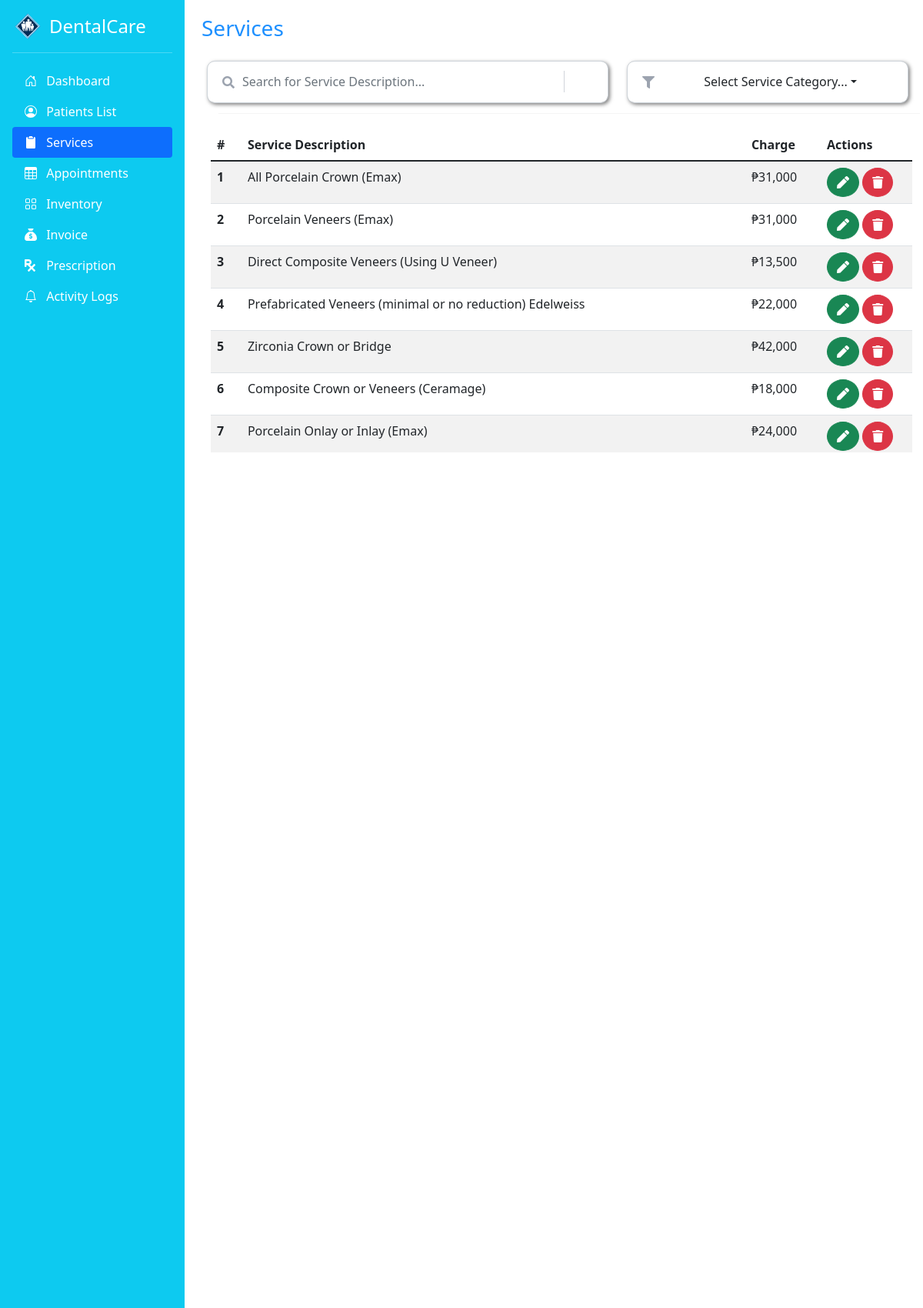
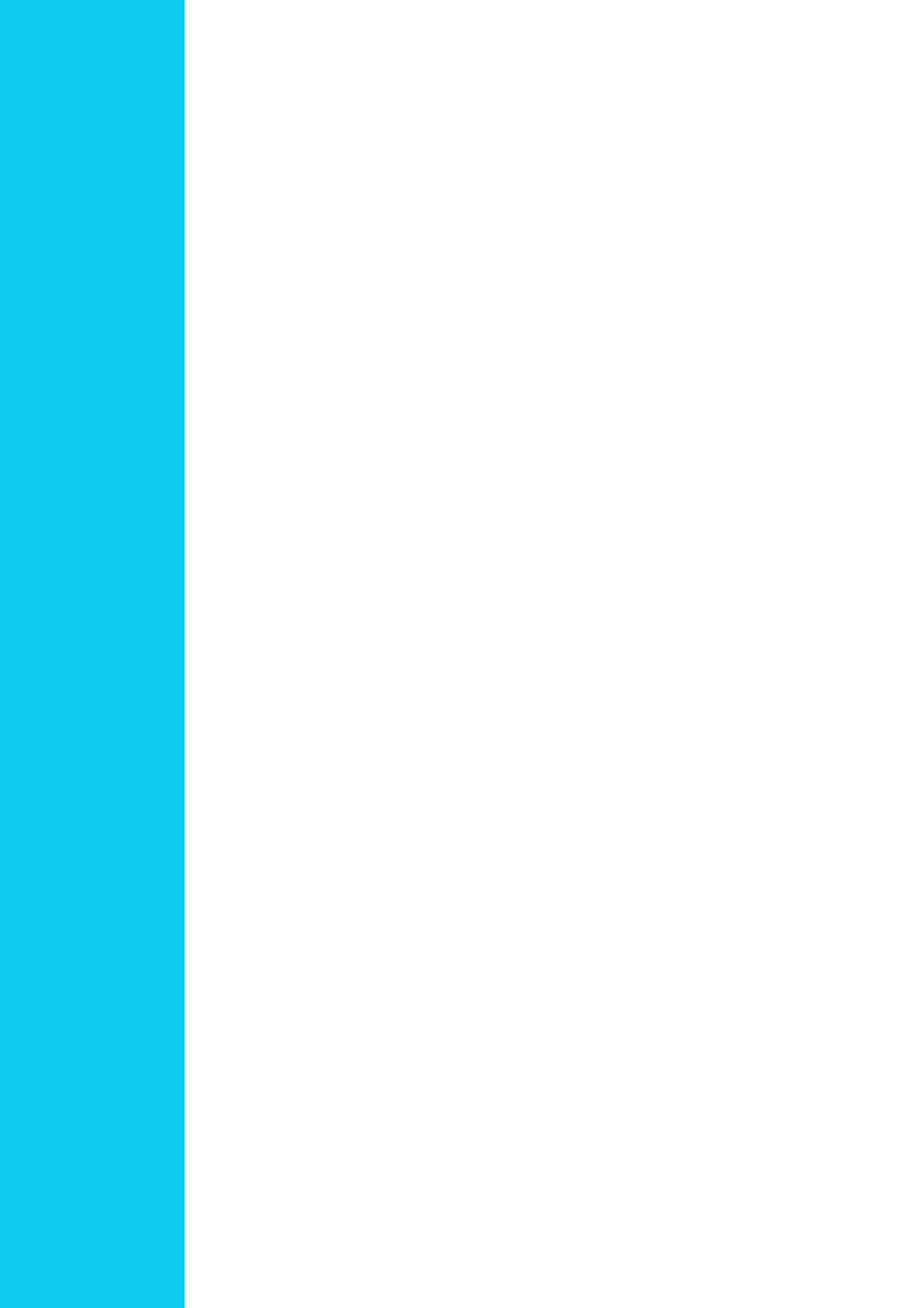
Screenshot of /admin/homepage.php?page=services (signed in, upper part) with the database file from the repository (2 pictures, top to bottom).
### tables this page shows
CREATE TABLE `tbl_services` (
  `Service_ID` int(11) NOT NULL,
  `Category` varchar(150) NOT NULL,
  `Service_Description` varchar(250) NOT NULL,
  `Charge` int(8) NOT NULL
);

### templates/services/index.php (the view, shortened to what this page needs)
<?php
    include("../server/db_connection.php");
    $sql = "select * from tbl_services";
    $result = mysqli_query($conn, $sql);
?>
<div class="container">
    <h3 style="color: dodgerblue">Services</h3>
    <div class="container">
      <div class="row">
        <div class="col-md-7">
            <div class="form"> <i class="fa fa-search fa-icon"></i> <input type="text" id="txtSearch" class="form-control form-input" placeholder="Search for Service Description..." autocomplete="off"> <span class="left-pan">Search</span> </div>
        </div>
        <div class="col-md-5">
            <div class="form">
                <div class="dropdown">
                    <p class="fa fa-icon">&#xf0b0</p>
                    <button class="form-control form-input dropdown-toggle" type="button" id="dropdownFilter" data-bs-toggle="dropdown" aria-expanded="false">Select Service Category...</button>
                </div>
            </div>
        </div>
      </div>
      <hr class="dropdown-divider">
    </div>
    <div id="data" class="container-fluid">
        <table id="tbl-patients" class="table table-striped table-fixed">
            <thead>
                <tr>
                <th scope="col">#</th>
                <th scope="col">Service Description</th>
                <th scope="col">Charge</th>
                <th scope="col">Actions</th>
                </tr>
            </thead>
            <tbody id="table_data">
                <?php
                if(mysqli_num_rows($result) > 0)
                {
                    $count = 1;
                    while ($service = mysqli_fetch_array($result))
                    {
                        ?>
                        <tr>
                            <th scope='row'><?php echo $count++; ?></th>
                            <td><?php echo $service["Service_Description"]; ?></td>
                            <td>₱<?php echo number_format($service["Charge"]); ?></td>
                            <td>
                                <a href='#' class='circle btn btn-success'  data-bs-toggle='modal' data-bs-target='#edit-service-modal' onclick='showEditDialog(<?php echo $service["Service_ID"]; ?>)'><i class="fa fa-pen"></i></a>
                                <a href='#' class='circle btn btn-danger' data-bs-toggle='modal' data-bs-target='#delete-service-msgBox' onclick='showDialog(<?php echo $service["Service_ID"]; ?>, "<?php echo $service["Service_Description"]; ?>")'><i class="fa fa-trash"></i></a>
                            </td>
                        </tr>
                        <?php
                    }
                }
                else
                {
                    echo "<tr>
                    <th colspan='5'>No Results Found...</th>
                    </tr>";
                }
                ?>
            </tbody>
        </table>
    </div>
</div>

### admin/homepage.php (shortened to what this page needs)
<!doctype html>
<html lang="en">
  <head>
    <link href="../includes/bootstrap-5.1.3-dist/css/bootstrap.min.css" rel="stylesheet">
    <link href='https://cdn.jsdelivr.net/npm/bootstrap-icons@1.8.1/font/bootstrap-icons.css' rel='stylesheet'>
    <link rel="stylesheet" href="https://cdnjs.cloudflare.com/ajax/libs/font-awesome/5.15.2/css/all.min.css"/>
    <link href="../templates/sidebar/sidebars.css" rel="stylesheet">
    <link rel="stylesheet" href="https://cdn.jsdelivr.net/npm/fullcalendar@5.11.0/main.css">
  </head>
  <body>
    <main>
    <?php
      include("../templates/sidebar/index.php");
    ?>
        <div id="content" class="d-flex flex-column flex-shrink-0 text-white" style=" background-color: #ffff; width: 80%">
          <?php
          if(isset($_GET["page"]))
          {
            $page = $_GET['page'];
            $loc = "../templates/" . $page . "/index.php";
            include($loc);
          }
          ?>
        </div>
    </main>
  </body>
</html>

### templates/sidebar/index.php (shortened to what this page needs)
<?php
include("../templates/modals/manage-accounts-modal.php");
$userID = $_SESSION["adminUser"];
?>
  <div id="sidebar-content" class="d-flex flex-column flex-shrink-0 p-3 text-white bg-info" style="width: 20%; height: 100vh">
    <a href="#" class="d-flex align-items-center mb-3 mb-md-0 me-md-auto text-white text-decoration-none">
      <img class="bi me-2" width="40" src="../img/icon.png">
      <span class="fs-4">DentalCare</span>
    </a>
    <hr>
    <ul id="sidebar" class="nav nav-pills flex-column mb-auto">
      <?php
      $query = mysqli_query($conn, "SELECT * FROM tbl_userpermissions WHERE Permission = 'dashboard' AND User_ID = '$userID'");
      if(mysqli_num_rows($query) > 0)
      {
        ?>
        <li class="nav-item">
          <a href="homepage.php?page=dashboard" id="homebtn" class="nav-link text-white" aria-current="page">
            <svg class="bi me-2" width="16" height="16"><use xlink:href="#home"/></svg>
            Dashboard
          </a>
        </li>
        <?php
      }
      $query = mysqli_query($conn, "SELECT * FROM tbl_userpermissions WHERE Permission = 'patients' AND User_ID = '$userID'");
      if(mysqli_num_rows($query) > 0)
      {
        ?>
        <li>
          <a href="homepage.php?page=patients" id="patientsbtn" class="nav-link text-white">
            <svg class="bi me-2" width="16" height="16"><use xlink:href="#people-circle"/></svg>
            Patients List
          </a>
        </li>
        <?php
      }
      $query = mysqli_query($conn, "SELECT * FROM tbl_userpermissions WHERE Permission = 'services' AND User_ID = '$userID'");
      if(mysqli_num_rows($query) > 0)
      {
        ?>
        <li>
          <a href="homepage.php?page=services" id="services-btn" class="nav-link text-white">
            <svg class="bi me-2" width="16" height="16"><use xlink:href="#clipboard2"/></svg>
            Services
          </a>
        </li>
        <?php
      }
      $query = mysqli_query($conn, "SELECT * FROM tbl_userpermissions WHERE Permission = 'appointments' AND User_ID = '$userID'");
      if(mysqli_num_rows($query) > 0)
      {
        ?>
        <li>
          <a href="homepage.php?page=appointments" id="appointments-btn" class="nav-link text-white">
            <svg class="bi me-2" width="16" height="16"><use xlink:href="#table"/></svg>
            Appointments
          </a>
        </li>
        <?php
      }
      $query = mysqli_query($conn, "SELECT * FROM tbl_userpermissions WHERE Permission = 'inventory' AND User_ID = '$userID'");
      if(mysqli_num_rows($query) > 0)
      {
        ?>
        <li>
          <a href="homepage.php?page=inventory" id="inventory-btn" class="nav-link text-white">
            <svg class="bi me-2" width="16" height="16"><use xlink:href="#grid"/></svg>
            Inventory
          </a>
        </li>
        <?php
      }
      $query = mysqli_query($conn, "SELECT * FROM tbl_userpermissions WHERE Permission = 'invoices' AND User_ID = '$userID'");
      if(mysqli_num_rows($query) > 0)
      {
        ?>
        <li>
          <a href="homepage.php?page=invoices" id="invoice-btn" class="nav-link text-white">
          <svg class="bi me-2" width="16" height="16"><use xlink:href="#sack-dollar"/></svg>
            Invoice
          </a>
        </li>
        <?php
      }
      $query = mysqli_query($conn, "SELECT * FROM tbl_userpermissions WHERE Permission = 'prescription' AND User_ID = '$userID'");
      if(mysqli_num_rows($query) > 0)
      {
        ?>
        <li>
          <a href="homepage.php?page=prescription" id="prescription-btn" class="nav-link text-white">
          <svg class="bi me-2" width="16" height="16"><use xlink:href="#prescription"/></svg>
            Prescription
          </a>
        </li>
        <?php
      }
      $query = mysqli_query($conn, "SELECT * FROM tbl_userpermissions WHERE Permission = 'logs' AND User_ID = '$userID'");
      if(mysqli_num_rows($query) > 0)
      {
        ?>
        <li>
          <a href="homepage.php?page=logs" id="logs-btn" class="nav-link text-white">
            <svg class="bi me-2" width="16" height="16"><use xlink:href="#bell"/></svg>
            Activity Logs
          </a>
        </li>
        <?php
      }
      ?>
    </ul>
  </div>

### templates/sidebar/sidebars.css (style rules this page uses)
body { min-height: 100vh; min-height: -webkit-fill-available; }
html { height: -webkit-fill-available; }
main { display: flex; flex-wrap: nowrap; height: 100vh; height: -webkit-fill-available; max-height: 100vh; overflow-x: auto; overflow-y: hidden; }
.bi { vertical-align: -.125em; pointer-events: none; fill: currentColor; }
.dropdown-toggle { outline: 0; }

### admin/homepage.php (style rules this page uses)
#content { overflow-x: hidden; }

### templates/modals/add-user-modal.php (style rules this page uses)
.form { position: relative }
.form .fa-search { position: absolute; top: 20px; left: 5px; color: #9ca3af }
.fa { color: #fff; }
.circle { border-radius: 50%; }
.form span { position: absolute; right: 17px; top: 13px; padding: 2px; border-left: 1px solid #d1d5db }
.left-pan { padding-left: 20px }
.form-control, .form-select { margin: 5px 0 5px 0; }
.form-input { margin: 5px 0 5px -15px; height: 55px; text-indent: 33px; box-shadow: 2px 2px 5px rgba(0, 0, 0, 0.50); border-radius: 10px }

### templates/services/index.php (style rules this page uses)
.container { margin: 20px 10px; }
.form { position: relative }
.form .fa-icon { position: absolute; top: 20px; left: 5px; color: #9ca3af }
.fa { color: #fff; }
.circle { border-radius: 50%; }
.form span { position: absolute; right: 17px; top: 13px; padding: 2px; border-left: 1px solid #d1d5db }
.left-pan { padding-left: 20px }
.form-control, .form-select { margin: 5px 0 5px 0; }
.form-input { margin: 5px 0 5px -15px; height: 55px; text-indent: 33px; box-shadow: 2px 2px 5px rgba(0, 0, 0, 0.50); border-radius: 10px }
.container-fluid { position: relative; height: 420px; overflow: auto; display: block; }

### rows the page displays
tbl_services: Service_Description "All Porcelain Crown (Emax)", Charge "31,000"
tbl_services: Service_Description "Porcelain Veneers (Emax)", Charge "31,000"
tbl_services: Service_Description "Direct Composite Veneers (Using U Veneer)", Charge "13,500"
tbl_services: Service_Description "Prefabricated Veneers (minimal or no reduction) Edelweiss", Charge "22,000"
tbl_services: Service_Description "Zirconia Crown or Bridge", Charge "42,000"
tbl_services: Service_Description "Composite Crown or Veneers (Ceramage)", Charge "18,000"
tbl_services: Service_Description "Porcelain Onlay or Inlay (Emax)", Charge "24,000"
